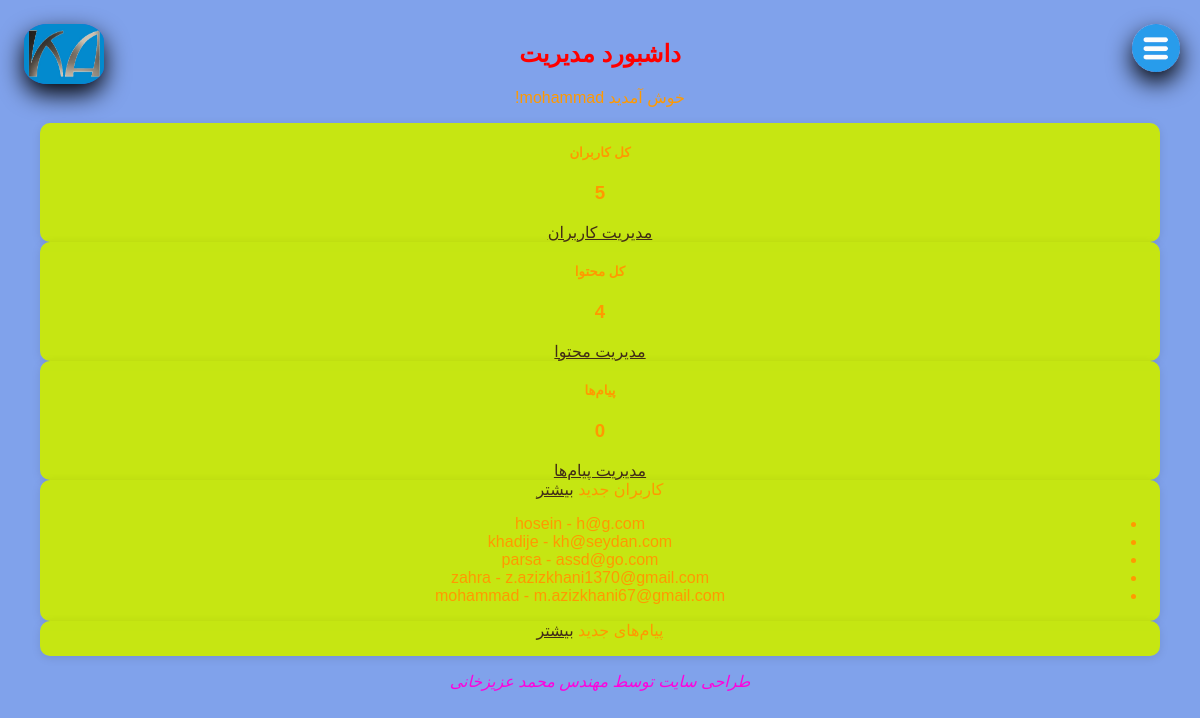
The page /admin/ (signed in) on the database its author committed.
### app/models.py (models this page shows, shortened)
class User(UserMixin, db.Model):
    __tablename__ = 'user'
    id = db.Column(db.Integer, primary_key=True)
    username = db.Column(db.String(80), unique=True, nullable=False)
    email = db.Column(db.String(120), unique=True, nullable=False)
    phone = db.Column(db.String(20), unique=True, nullable=False)
    password_hash = db.Column(db.String(256), nullable=False)
    usertype = db.Column(db.String(128), nullable=False, default='user')  # 'admin', 'user', 'super_admin'
    is_super_admin = db.Column(db.Boolean, default=False, nullable=False)
    @property
    def password(self):
        """این متد فقط برای خطا دادن است - از خواندن رمز جلوگیری می‌کند"""
        raise AttributeError('رمز عبور قابل خواندن نیست')

### app/admin_routes.py (the view)
@admin_bp.route('/')
@login_required
@super_admin_required
def dashboard():
    stats = {
        'total_users': User.query.count(),
        'total_contents': Content.query.count(),
        'total_messages': ContactMessage.query.count(),
        'unread_messages': ContactMessage.query.filter_by(is_read=False).count(),
        'visible_contents': Content.query.filter_by(is_visible=True).count(),
        'super_admins': User.query.filter_by(is_super_admin=True).count(),
    }
    recent_users = User.query.order_by(User.id.desc()).limit(5).all()
    recent_messages = ContactMessage.query.order_by(ContactMessage.created_at.desc()).limit(5).all()
    return render_template('admin/dashboard.html',
                         stats=stats,
                         recent_users=recent_users,
                         recent_messages=recent_messages)

### app/templates/admin/dashboard.html (shortened to what this page needs)
{% extends "base.html" %}
{% block content %}
<div class="container mt-4">
    <h2>داشبورد مدیریت</h2>
    <p>خوش آمدید {{ current_user.username }}!</p>
    <div class="row mt-4">
        <div class="col-md-4">
            <div class="card bg-primary text-white">
                <div class="card-body">
                    <h5>کل کاربران</h5>
                    <h3>{{ stats.total_users }}</h3>
                    <a href="{{ url_for('admin.manage_users') }}" class="btn btn-light">مدیریت کاربران</a>
                </div>
            </div>
        </div>
        <div class="col-md-4">
            <div class="card bg-success text-white">
                <div class="card-body">
                    <h5>کل محتوا</h5>
                    <h3>{{ stats.total_contents }}</h3>
                    <a href="{{ url_for('admin.manage_contents') }}" class="btn btn-light">مدیریت محتوا</a>
                </div>
            </div>
        </div>
        <div class="col-md-4">
            <div class="card bg-info text-white">
                <div class="card-body">
                    <h5>پیام‌ها</h5>
                    <h3>{{ stats.total_messages }}</h3>
                    <a href="{{ url_for('admin.manage_messages') }}" class="btn btn-light">مدیریت پیام‌ها</a>
                </div>
            </div>
        </div>
    </div>
    <div class="row mt-4">
        <div class="col-md-6">
            <div class="card">
                <div class="card-header">
                    کاربران جدید
                    <a href="{{ url_for('admin.manage_users') }}" class="btn btn-sm btn-primary float-left">بیشتر</a>
                </div>
                <div class="card-body">
                    <ul class="list-group">
                        {% for user in recent_users %}
                        <li class="list-group-item">{{ user.username }} - {{ user.email }}</li>
                        {% endfor %}
                    </ul>
                </div>
            </div>
        </div>
        <div class="col-md-6">
            <div class="card">
                <div class="card-header">
                    پیام‌های جدید
                    <a href="{{ url_for('admin.manage_messages') }}" class="btn btn-sm btn-primary float-left">بیشتر</a>
                </div>
            </div>
        </div>
    </div>
</div>
{% endblock %}

### app/templates/base.html (shortened to what this page needs)
<!doctype html>
<html lang="fa" dir="rtl">
<head>
  <link rel="stylesheet" href="{{url_for('static', filename='css/style.css')}}">
</head>
<body>
  <nav>
    <img class="menu" id="menubt" aria-label="منو"
         src="{{url_for('static',filename='icon/menu.png')}}">
  </nav>
  <div class="shadow">
    <img class="logo" id="mlogo" src="{{url_for('static',filename='logo/logo4.jpg')}}"
         data_url="{{url_for('main.home')}}">
  </div>
  {% block content %}{% endblock %}
  <nav>
    <p class="designer">
      طراحی سایت توسط مهندس محمد عزیزخانی
    </p>
  </nav>
</body>
</html>

### app/static/css/style.css (style rules this page uses)
:root { --main-color: #2563eb; --shadow-color: #12b7e0; --hover-color: #0749d6; --body-color: #80a2eb; --icon-color: #289CEB; --main-font-family: Arial, Helvetica, sans-serif; }
* { box-sizing: border-box; }
html, body { height: 100%; margin: 0; padding: 0; }
body { direction: rtl; text-align: center; background-color: var(--body-color); font-family: sans-serif; margin: 40px 40px; }
.logo { position: fixed; top: 24px; left: 24px; border-radius: 30%; width: 80px; height: 60px; z-index: 999; box-shadow: 0 10px 25px rgba(0, 0, 0, 18); border: 0; cursor: pointer; background: var(--main-color); }
div { color: #ff9900; }
p.designer { color: rgb(255, 0, 221); font-family: var(--main-font-family); font-style: italic; text-decoration: wavy; }
a { color: #412d16; }
h2 { font-family: var(--main-font-family); color: red; }
.menu { position: fixed; top: 24px; right: 20px; border-radius: 50%; width: 48px; height: 48px; z-index: 999; box-shadow: 0 10px 25px rgba(0, 0, 0, 18); border: 0; cursor: pointer; background: var(--hover-color); }
.card { background: rgba(200, 233, 13, 0.973); border-radius: 10px; overflow: hidden; box-shadow: 0 2px 10px rgba(0, 0, 0, 0.1); transition: transform 0.3s; }

### rows shown on the page
User: username "hosein", email "h@g.com"
User: username "khadije", email "kh@seydan.com"
User: username "parsa", email "assd@go.com"
User: username "zahra", email "z.azizkhani1370@gmail.com"
User: username "mohammad", email "m.azizkhani67@gmail.com"

### other values the page prints
{{ stats.total_users }} "5"
{{ stats.total_contents }} "4"
{{ stats.total_messages }} "0"
